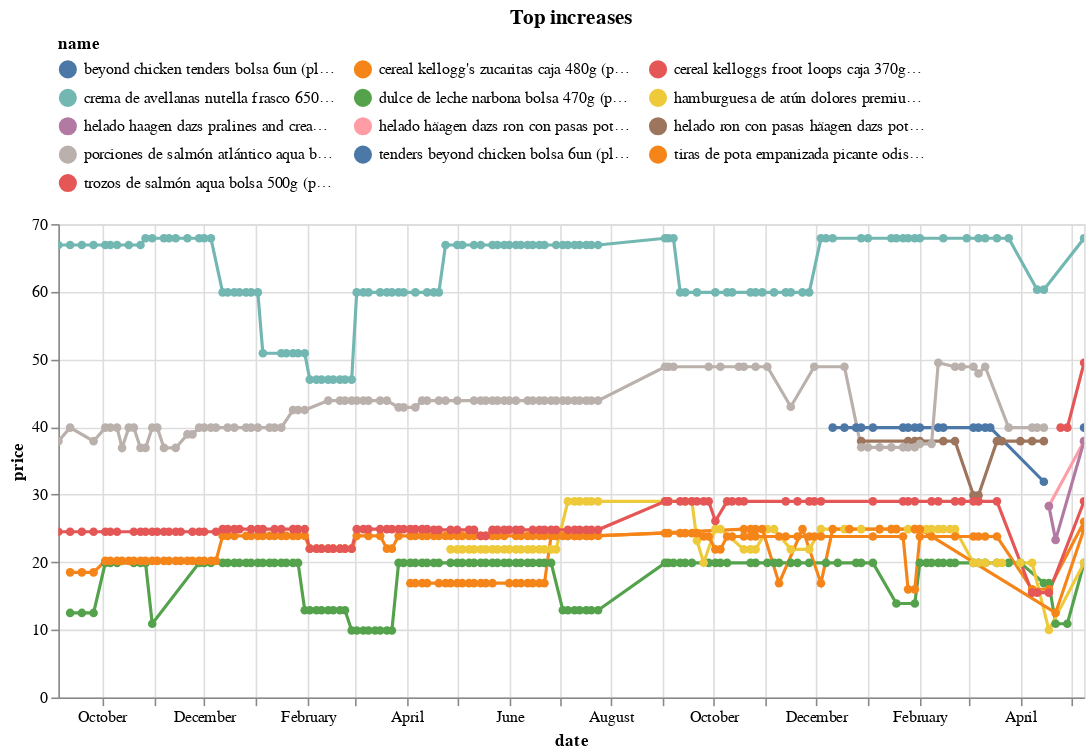

The cell this chart's notebook holds for it:
### Code cell
(top_changes_abs
 .sort_values('change')
 .tail(10)
 .pipe(plot_changes, 'Top increases')
)

### Figure 1 — Vega-Lite specification as saved in the notebook (floating-point values rounded to 4 significant figures; data arrays with more than 128 entries replaced by an {"elided": "..."} marker saying what was removed)
{"config": {"view": {"continuousWidth": 300, "continuousHeight": 300}, "legend": {"columns": 3, "orient": "top"}}, "data": {"name": "data-234c0eeb388467e28238d069196aac60"}, "mark": {"type": "line", "point": true}, "encoding": {"color": {"field": "name", "scale": {"domain": ["beyond chicken tenders bolsa 6un (plaza_vea)", "cereal kellogg's zucaritas caja 480g (plaza_vea)", "cereal kelloggs froot loops caja 370gr (plaza_vea)", "crema de avellanas nutella frasco 650g (plaza_vea)", "dulce de leche narbona bolsa 470g (plaza_vea)", "hamburguesa de atún dolores premium paquete 400g (plaza_vea)", "helado haagen dazs pralines and cream pote 473ml (plaza_vea)", "helado häagen dazs ron con pasas pote 473ml (plaza_vea)", "helado ron con pasas häagen dazs pote 473ml (plaza_vea)", "porciones de salmón atlántico aqua bolsa 500g (plaza_vea)", "tenders beyond chicken bolsa 6un (plaza_vea)", "tiras de pota empanizada picante odissea paquete 500g (plaza_vea)", "trozos de salmón aqua bolsa 500g (plaza_vea)"]}, "type": "nominal"}, "tooltip": [{"field": "name", "type": "nominal"}, {"field": "price", "type": "quantitative"}, {"field": "last_price", "type": "quantitative"}], "x": {"field": "date", "type": "temporal"}, "y": {"field": "price", "type": "quantitative"}}, "params": [{"name": "param_11", "select": {"type": "point", "fields": ["name"]}, "bind": "legend"}, {"name": "param_12", "select": {"type": "interval", "encodings": ["x", "y"]}, "bind": "scales"}], "title": "Top increases", "transform": [{"filter": {"param": "param_11"}}], "width": 650, "$schema": "https://vega.github.io/schema/vega-lite/v5.17.0.json", "datasets": {"data-234c0eeb388467e28238d069196aac60": {"elided": "704 records"}}}
